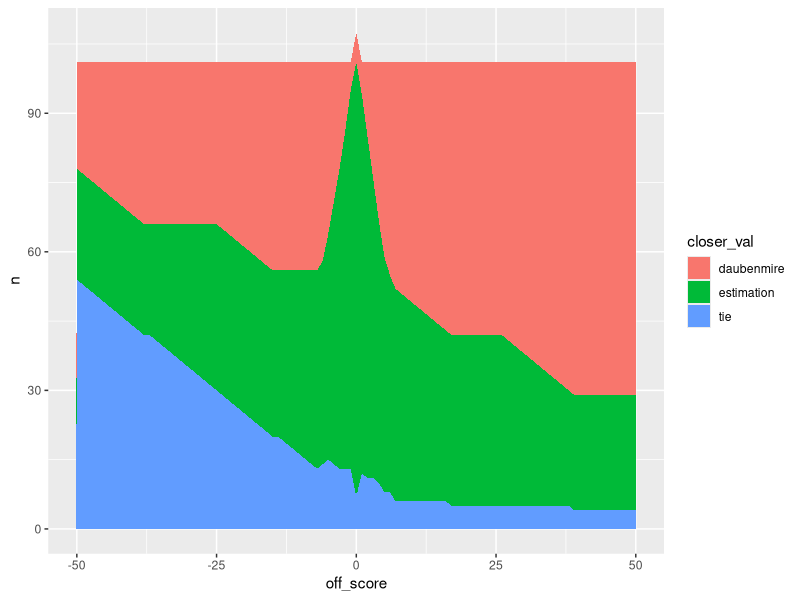
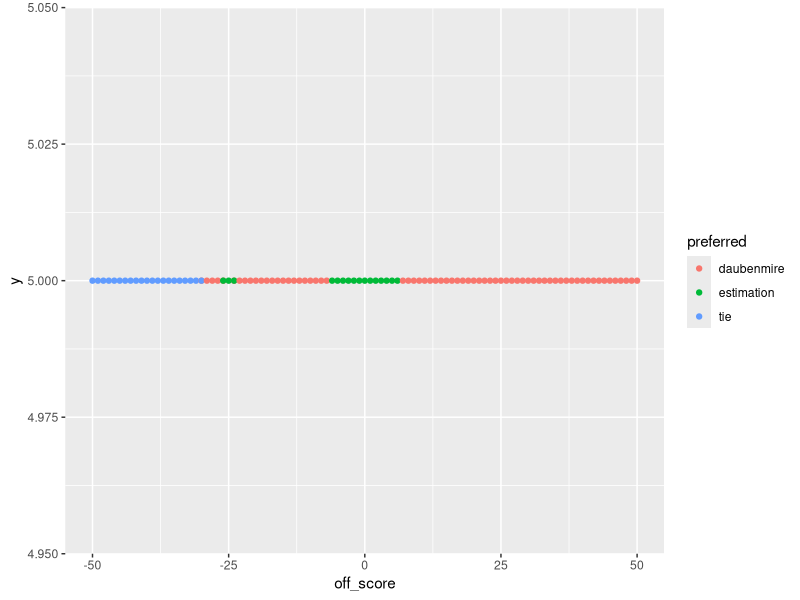
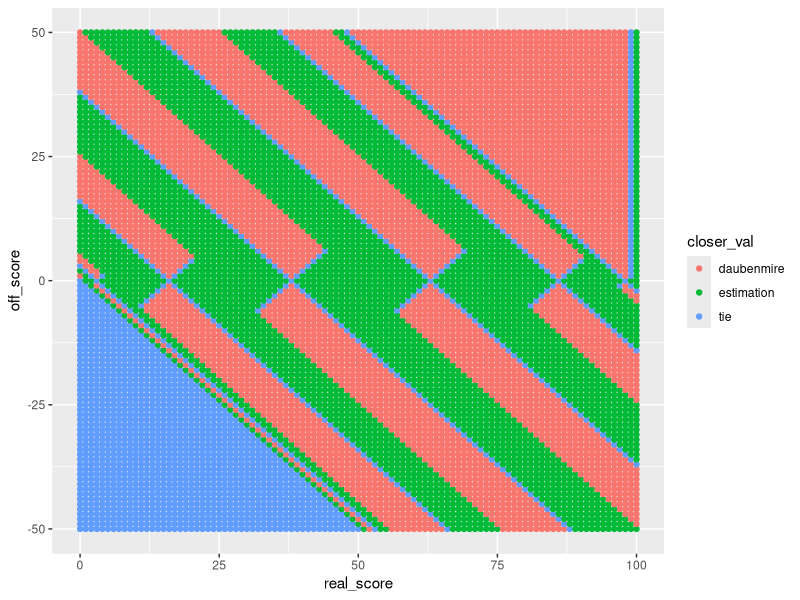

Write the R code that produced these figures, in order. (Note: this script raises an error after producing the figures.)
## ---- chunk 1
# import libraries
library(tidyverse)

cc <- data.frame(upper_limit = c(0, 1, 5, 25, 50, 75, 95, 100), 
           dval = c(0, 0.5, 3, 16, 38, 63, 86, 98))

estis <- data.frame(estimation = round(rnorm(100, mean = 45, sd = 5)),
           realval = 50)

estis[estis$estimation < 0] <- 0
estis[estis$estimation > 100] <- 100

left_join(estis, cc, join_by(closest(estimation <= upper_limit))) |>
  select(realval, estimation, dval) |>
  summarise(mean(estimation), mean(dval))
## ---- chunk 2
# avg percent off for estimator, standard deviation of estimation, 
off_score <- -50:50
sdev <- rep_len(1:15, 101)
real_score <- 0:100

tibble(off_score, sdev, real_score) |>
  expand(real_score, off_score, sdev) |>
  mutate(
    avg_est_100 = mean(round(rnorm(100, mean = real_score+off_score, sdev)))) |>
  left_join(cc, join_by(closest(avg_est_100 <= upper_limit))) |>
  view()
## ---- chunk 3
# avg percent off for estimator, standard deviation of estimation, 
off_score <- -50:50
real_score <- 0:100


scores <- tibble(real_score, off_score) |>
  expand(real_score, off_score) |>
  mutate(estimation = real_score + off_score) |>
  mutate(estimation = case_when(estimation > 100 ~ 100,
                                estimation < 0 ~ 0,
                                .default = estimation)) |> 
  left_join(cc, join_by(closest(estimation <= upper_limit))) |>
  select(-upper_limit) |>
  mutate(
    est_score = abs(real_score - abs(estimation)),
    daub_score = abs(real_score - abs(dval)),
    closer_val = case_when(
      est_score < daub_score ~ 'estimation',
      est_score == daub_score ~ 'tie',
      .default = 'daubenmire'))

scores |>
  count(off_score, closer_val) |>
  ggplot() +
  geom_area(aes(x= off_score, y = n, fill = closer_val))

scores |>
  count(off_score, closer_val) |>
  group_by(off_score) |>
  mutate(preferred = case_when(max(n) == n ~ closer_val)) |>
  filter(!is.na(preferred)) |>
  ggplot() +
  geom_point(aes(x = off_score, color = preferred, y =5), )
  
  # count(off_score, sort = TRUE)
  
scores |>
  ggplot() +
  geom_point(aes(x = real_score, y = off_score, color = closer_val))

scores |>
  filter(off_score < 30, off_score > -30) |>
  count(closer_val)
  ggplot() +
  geom_point(aes(x = real_score, y = off_score, color = closer_val))
